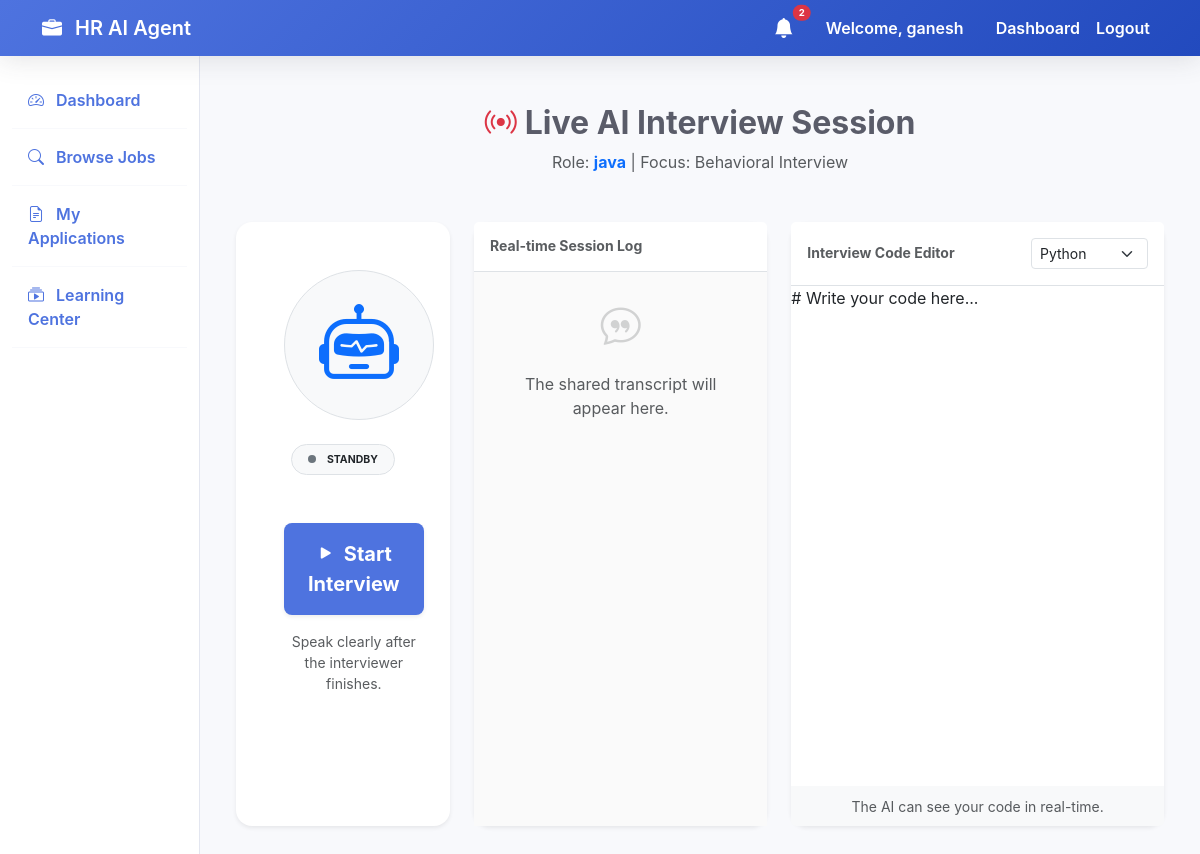
/interviews/ai-room/8/ (signed in), run on the app's committed database.
### accounts/models.py (models this page shows, shortened)
class User(AbstractUser):
    ROLE_CHOICES = (
        ('hr', 'HR (Recruiter)'),
        ('candidate', 'Candidate (Student/Job Seeker)'),
    )
    role = models.CharField(max_length=20, choices=ROLE_CHOICES, default='candidate')
    phone = models.CharField(max_length=15, blank=True, null=True)
    organization_name = models.CharField(max_length=255, blank=True, null=True, help_text="Required for HR role")
    profile_picture = models.ImageField(upload_to='profile_pics/', blank=True, null=True)

### interviews/models.py (models this page shows, shortened)
class AIInterviewSession(models.Model):
    candidate = models.ForeignKey(settings.AUTH_USER_MODEL, on_delete=models.CASCADE, related_name='ai_interviews')
    role = models.CharField(max_length=255)
    experience_level = models.CharField(max_length=100)
    interview_type = models.CharField(max_length=100) # Technical, HR, etc.
    tech_stack = models.TextField()
    num_questions = models.IntegerField(default=5)
    vapi_call_id = models.CharField(max_length=255, blank=True, null=True)
    transcript = models.TextField(blank=True, null=True)
    communication_score = models.FloatField(default=0.0)
    technical_score = models.FloatField(default=0.0)
    problem_solving_score = models.FloatField(default=0.0)
    cultural_fit_score = models.FloatField(default=0.0)
    confidence_score = models.FloatField(default=0.0)
    clarity_score = models.FloatField(default=0.0)
    overall_score = models.FloatField(default=0.0)
    feedback_summary = models.TextField(blank=True, null=True)
    detailed_feedback = models.JSONField(blank=True, null=True)
    is_completed = models.BooleanField(default=False)
    created_at = models.DateTimeField(auto_now_add=True)

### interviews/views.py (the view)
# urls.py: path('ai-room/<int:session_id>/', views.ai_interview_room, name='ai_interview_room'),
@login_required
def ai_interview_room(request, session_id):
    session = get_object_or_404(AIInterviewSession, id=session_id, candidate=request.user)
    return render(request, 'interviews/ai_interview_room.html', {'session': session})

### interviews/context_processors.py (called while the page is built)
def unread_notifications(request):
    if request.user.is_authenticated:
        count = Notification.objects.filter(recipient=request.user, is_read=False).count()
        return {'unread_notifications_count': count}
    return {'unread_notifications_count': 0}

### templates/interviews/ai_interview_room.html (shortened to what this page needs)
{% extends 'base.html' %}
{% block content %}
<div class="container py-4">
    <div class="row g-4">
        <div class="col-12 text-center mb-2">
            <h2 class="fw-bold"><i class="bi bi-broadcast text-danger me-2"></i>Live AI Interview Session</h2>
            <p class="text-muted">
                Role: <span class="fw-bold text-primary">{{ session.role }}</span> |
                Focus: {{ session.interview_type }}
            </p>
        </div>
        <div class="col-lg-3">
            <div class="card shadow-sm h-100 border-0 rounded-4">
                <div class="card-body text-center p-5">
                    <div id="visualizer-box" class="mb-4 position-relative mx-auto"
                        style="width: 150px; height: 150px;">
                        <div
                            class="w-100 h-100 bg-light rounded-circle border d-flex align-items-center justify-content-center overflow-hidden">
                            <div id="ai-icon-fallback" class="d-none">
                                <i class="bi bi-robot text-primary" style="font-size: 5rem;"></i>
                            </div>
                        </div>
                    </div>
                    <div id="status-display" class="mb-5">
                        <div class="badge rounded-pill bg-light text-dark border p-2 px-3">
                            <span id="status-dot" class="d-inline-block rounded-circle bg-secondary me-2"
                                style="width: 8px; height: 8px;"></span>
                            <span id="status-text" class="text-uppercase small fw-black">Standby</span>
                        </div>
                    </div>
                    <div class="d-grid gap-3">
                        <button id="toggle-session" class="btn btn-primary btn-lg py-3 fw-bold shadow-sm">
                            <i class="bi bi-play-fill me-2"></i>Start Interview
                        </button>
                        <p class="small text-muted mb-0">Speak clearly after the interviewer finishes.</p>
                    </div>
                </div>
            </div>
        </div>
        <div class="col-lg-4">
            <div class="card shadow-sm h-100 border-0 rounded-4">
                <div class="card-header bg-white border-bottom py-3 d-flex justify-content-between align-items-center">
                    <h6 class="mb-0 fw-bold uppercase small text-muted">Real-time Session Log</h6>
                </div>
                <div id="transcript-log" class="card-body p-4 overflow-auto"
                    style="height: 500px; background-color: #fafafa;">
                    <div id="welcome-msg"
                        class="h-100 d-flex flex-column align-items-center justify-center text-muted text-center italic">
                        <i class="bi bi-chat-quote fs-1 mb-3 opacity-25"></i>
                        <p>The shared transcript will appear here.</p>
                    </div>
                </div>
            </div>
        </div>
        <div class="col-lg-5">
            <div class="card shadow-sm h-100 border-0 rounded-4">
                <div class="card-header bg-white border-bottom py-3 d-flex justify-content-between align-items-center">
                    <h6 class="mb-0 fw-bold uppercase small text-muted">Interview Code Editor</h6>
                    <select id="language-select" class="form-select form-select-sm w-auto">
                        <option value="python">Python</option>
                    </select>
                </div>
                <div class="card-body p-0" style="height: 500px; position: relative;">
                    <div id="editor" style="position: absolute; top: 0; right: 0; bottom: 0; left: 0;"># Write your code
                        here...</div>
                </div>
                <div class="card-footer bg-light border-0 py-2 text-center">
                    <span class="small text-muted">The AI can see your code in real-time.</span>
                </div>
            </div>
        </div>
    </div>
</div>
{% endblock %}

### templates/base.html (shortened to what this page needs)
<!DOCTYPE html>
<html lang="en">
<head>
    <link href="https://cdn.jsdelivr.net/npm/bootstrap@5.3.0/dist/css/bootstrap.min.css" rel="stylesheet">
    <link rel="stylesheet" href="https://cdn.jsdelivr.net/npm/bootstrap-icons@1.10.5/font/bootstrap-icons.css">
</head>
<body>
    <nav class="navbar navbar-expand-lg sticky-top">
        <div class="container">
            <a class="navbar-brand" href="{% url 'home' %}">
                <i class="bi bi-briefcase-fill me-2"></i> HR AI Agent
            </a>
            <div class="collapse navbar-collapse" id="navbarNav">
                <ul class="navbar-nav ms-auto">
                    {% if user.is_authenticated %}
                    <li class="nav-item me-3 d-flex align-items-center">
                        <a href="{% url 'dashboard' %}" class="nav-link position-relative py-0">
                            <i class="bi bi-bell-fill fs-5"></i>
                            {% if unread_notifications_count > 0 %}
                            <span
                                class="position-absolute top-0 start-100 translate-middle badge rounded-pill bg-danger"
                                style="font-size: 0.6rem;">
                                {{ unread_notifications_count }}
                            </span>
                            {% endif %}
                        </a>
                    </li>
                    <li class="nav-link text-white me-3">Welcome, {{ user.username }}</li>
                    <li class="nav-item">
                        <a class="nav-link" href="{% url 'dashboard' %}">Dashboard</a>
                    </li>
                    <li class="nav-item">
                        <form action="{% url 'logout' %}" method="post" class="d-inline">
                            <button type="submit" class="nav-link btn btn-link"
                                style="text-decoration: none;">Logout</button>
                        </form>
                    </li>
                    {% endif %}
                </ul>
            </div>
        </div>
    </nav>
    <div class="container-fluid">
        <div class="row">
            {% if user.is_authenticated %}
            <nav class="col-md-3 col-lg-2 d-md-block sidebar collapse">
                <div class="position-sticky pt-3">
                    <ul class="nav flex-column">
                        <li class="nav-item">
                            <a class="nav-link active" href="{% url 'dashboard' %}">
                                <i class="bi bi-speedometer2 me-2"></i> Dashboard
                            </a>
                        </li>
                        {% if user.role == 'hr' %}
                        <li class="nav-item">
                            <a class="nav-link" href="{% url 'post_job' %}">
                                <i class="bi bi-plus-circle me-2"></i> Post Job
                            </a>
                        </li>
                        <li class="nav-item">
                            <a class="nav-link" href="{% url 'hr_jobs' %}">
                                <i class="bi bi-list-task me-2"></i> My Jobs
                            </a>
                        </li>
                        {% else %}
                        <li class="nav-item">
                            <a class="nav-link" href="{% url 'job_list' %}">
                                <i class="bi bi-search me-2"></i> Browse Jobs
                            </a>
                        </li>
                        <li class="nav-item">
                            <a class="nav-link" href="{% url 'my_applications' %}">
                                <i class="bi bi-file-earmark-text me-2"></i> My Applications
                            </a>
                        </li>
                        <li class="nav-item">
                            <a class="nav-link" href="{% url 'course_list' %}">
                                <i class="bi bi-collection-play me-2"></i> Learning Center
                            </a>
                        </li>
                        {% endif %}
                    </ul>
                </div>
            </nav>
            <main class="col-md-9 ms-sm-auto col-lg-10 px-md-4 py-4">
                {% block content %}{% endblock %}
            </main>
            {% endif %}
        </div>
    </div>
</body>
</html>

### templates/base.html (style rules this page uses)
:root { --primary-color: #4e73df; --secondary-color: #858796; --success-color: #1cc88a; --info-color: #36b9cc; --warning-color: #f6c23e; --danger-color: #e74a3b; --dark-bg: #f8f9fc; }
body { font-family: 'Inter', -apple-system, BlinkMacSystemFont, "Segoe UI", Roboto, "Helvetica Neue", Arial, sans-serif; background-color: var(--dark-bg); color: #5a5c69; }
.navbar { background: linear-gradient(135deg, #4e73df 0%, #224abe 100%); box-shadow: 0 0.15rem 1.75rem 0 rgba(58, 59, 69, 0.15); }
.navbar-brand, .nav-link { color: white !important; font-weight: 600; }
.card { border: none; border-radius: 0.75rem; box-shadow: 0 0.15rem 1.75rem 0 rgba(58, 59, 69, 0.15); transition: transform 0.2s; }
.btn-primary { background-color: var(--primary-color); border: none; border-radius: 0.5rem; padding: 0.5rem 1.5rem; }
.sidebar { min-height: 100vh; background: white; border-right: 1px solid #e3e6f0; }
.sidebar .nav-link { color: #4e73df !important; padding: 1rem; border-bottom: 1px solid #f8f9fc; }

### templates/interviews/ai_interview_room.html (style rules this page uses)
#transcript-log { scrollbar-width: thin; }

### data on the page
User: username "ganesh"
AIInterviewSession: role "java", interview_type "Behavioral Interview"

### other printed values
{{ unread_notifications_count }} "2"
